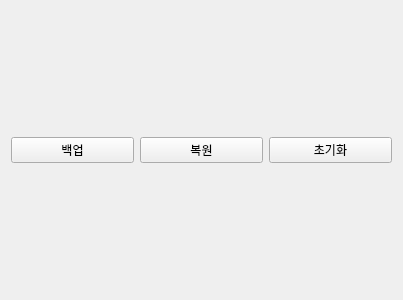
<?xml version="1.0" encoding="UTF-8"?>
<ui version="4.0">
 <class>Form</class>
 <widget class="QWidget" name="Form">
  <property name="geometry">
   <rect>
    <x>0</x>
    <y>0</y>
    <width>403</width>
    <height>300</height>
   </rect>
  </property>
  <property name="windowTitle">
   <string>Form</string>
  </property>
  <layout class="QHBoxLayout" name="horizontalLayout">
   <item>
    <widget class="QPushButton" name="backup">
     <property name="text">
      <string>백업</string>
     </property>
    </widget>
   </item>
   <item>
    <widget class="QPushButton" name="restore">
     <property name="text">
      <string>복원</string>
     </property>
    </widget>
   </item>
   <item>
    <widget class="QPushButton" name="init">
     <property name="text">
      <string>초기화</string>
     </property>
    </widget>
   </item>
  </layout>
 </widget>
 <resources/>
 <connections/>
</ui>
